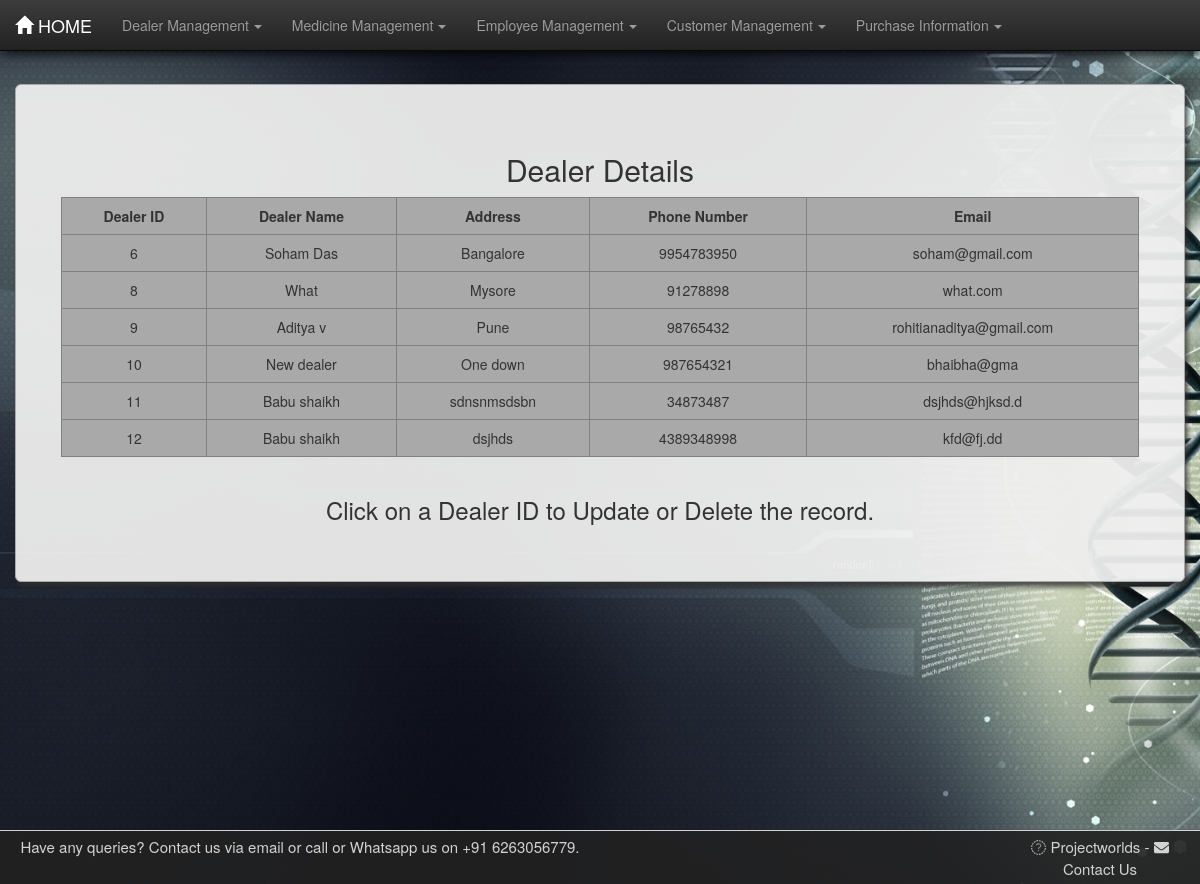
/pharma/dealertable/, run on the app's committed database.
### pharma/models.py (models this page shows, shortened)
class Dealer(models.Model):
    dname = models.CharField(max_length=30)
    address = models.CharField(max_length=100)
    phn_no = models.BigIntegerField(unique=True)
    email = models.CharField(max_length=50)

### pharma/views.py (the view)
def dealertable(request):
    dealer = Dealer.objects.all()
    dict = {"dealer": dealer}
    return render(request, 'pharma/dealertable.html', dict)

### pharma/templates/pharma/dealertable.html (shortened to what this page needs)
{% load staticfiles %}
<!DOCTYPE html>
<html lang="en">
<head>
    <link rel="stylesheet" href="{% static 'pharma/css/bootstrap.min.css' %}">
    <link rel="stylesheet" href="{% static 'pharma/css/bootstrap-theme.min.css' %}">
    <link rel="stylesheet" href="{% static 'pharma/css/style.css' %}">
</head>
<body>
<nav class="navbar navbar-inverse navbar-fixed-top">
    <div class="container-fluid">
        <div class="navbar-header">
            <a href="/pharma/" class="navbar-brand"><span
                    class="glyphicon glyphicon glyphicon-home"></span>&nbsp;HOME</a>
        </div>
        <div class="collapse navbar-collapse" id="thisnav">
            <ul class="nav navbar-nav">
                <li class="dropdown"><a href="#" class="dropdown-toggle" data-toggle="dropdown">Dealer Management<b
                        class="caret"></b></a>
                </li>
                <li class="dropdown"><a href="#" class="dropdown-toggle" data-toggle="dropdown">Medicine Management<b
                        class="caret"></b></a>
                </li>
                <li class="dropdown"><a href="#" class="dropdown-toggle" data-toggle="dropdown">Employee Management<b
                        class="caret"></b></a>
                </li>
                <li class="dropdown"><a href="#" class="dropdown-toggle" data-toggle="dropdown">Customer Management<b
                        class="caret"></b></a>
                </li>
                <li class="dropdown"><a href="#" class="dropdown-toggle" data-toggle="dropdown">Purchase Information<b
                        class="caret"></b></a>
                </li>
            </ul>
        </div>
    </div>
</nav>
<div class="container-fluid martop7">
    <div class="jumbotron jumcust">
        <h2>Dealer Details</h2>
        <div class="row">
            <div class="col-md-1">
            </div>
            <table border="1" class="table table-responsive table-hover col-md-10">
                <tr>
                    <th>Dealer ID</th>
                    <th>Dealer Name</th>
                    <th>Address</th>
                    <th>Phone Number</th>
                    <th>Email</th>
                </tr>
                {% for foo in dealer %}
                    <tr>
                        <td class="idlink"><a href="/pharma/dealerformview{{ foo.id }}/">{{ foo.id }}</a></td>
                        <td>{{ foo.dname }}</td>
                        <td>{{ foo.address }}</td>
                        <td>{{ foo.phn_no }}</td>
                        <td>{{ foo.email }}</td>
                    </tr>
                {% endfor %}
            </table>
        </div>
        <footer><h3>Click on a Dealer ID to Update or Delete the record.</h3></footer>
    </div>
</div>
<footer id="contact" class="container-fluid text-center">
    <div class="row">
        <div class="left-footer col-lg-6">
            <span class="footer-text">Have any queries? Contact us via email or call or Whatsapp  us on +91 6263056779.</span>
        </div>
        <div class="col-lg-4"></div>
        <div class="right-footer col-lg-2">
                <span class="linkto" onclick=" window.open('https://projectworlds.in/', '_blank'); return false;"><i
                        class="fab fa-globe-square prefix mr-1"></i> Projectworlds</span>
            <span>-</span>
            <span class="linkto" data-toggle="modal" data-target="#modalContactForm"><i
                    class="fa fa-envelope prefix mr-1"></i> Contact Us</span>
        </div>
    </div>
</footer>
</body>
</html>

### pharma/static/pharma/css/style.css (style rules this page uses)
body { background-image: url("images/bghome.jpg"); background-size: cover; background-attachment: fixed; min-height: 100vh; }
.caret { margin-left: 5px; }
table { text-align: center; border-collapse: collapse; background-color: darkgray; }
th { text-align: center; }
.martop7 { margin-top: 7%; }
.jumcust { box-shadow: 3px 5px 5px rgba(47, 47, 47, 0.8); border: 1px solid darkgrey; border-radius: 0px; text-align: center; background-color: rgba(238, 238, 238, 0.95); }
.table>tbody>tr>td, .table>tbody>tr>th { border-top: none; }
a:link { text-decoration: none; color: #333; }
#contact { padding-top: 0.5rem; padding-bottom: 0.5rem; border-top: 1px solid; background-color: rgba(34, 34, 34, 0.9); color: lightgray; font-size: 1.5rem; position: fixed; left: 0; bottom: 0; width: 100%; }
.linkto { cursor: pointer; }
.navbar { box-shadow: 2px 3px 10px rgba(0, 0, 0, 0.8); }

### data on the page
Dealer: id "6", dname "Soham Das", address "Bangalore", phn_no "9954783950", email "soham@gmail.com"
Dealer: id "8", dname "What", address "Mysore", phn_no "91278898", email "what.com"
Dealer: id "9", dname "Aditya v", address "Pune", phn_no "98765432", email "rohitianaditya@gmail.com"
Dealer: id "10", dname "New dealer", address "One down", phn_no "987654321", email "bhaibha@gma"
Dealer: id "11", dname "Babu shaikh", address "sdnsnmsdsbn", phn_no "34873487", email "dsjhds@hjksd.d"
Dealer: id "12", dname "Babu shaikh", address "dsjhds", phn_no "4389348998", email "kfd@fj.dd"
